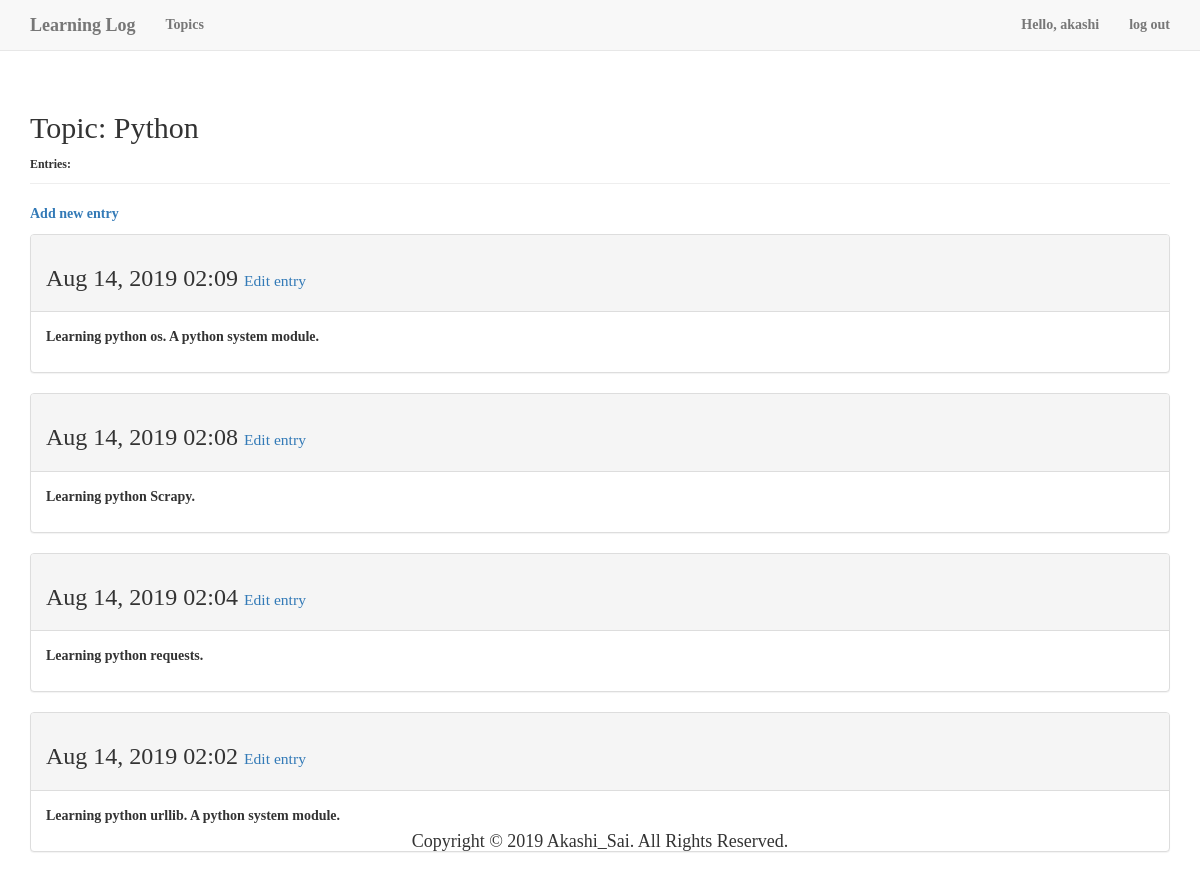
The app's page /note/topics/3 (signed in) with its own data.
### learning_logs/models.py (models this page shows, shortened)
class Topic(models.Model):
    text = models.CharField(max_length=200)
    date_added = models.DateTimeField(auto_now_add=True)
    owner = models.ForeignKey(User, on_delete=models.CASCADE)
    def __str__(self):
        return self.text

class Entry(models.Model):
    topic = models.ForeignKey(Topic, on_delete=models.CASCADE)
    text = models.TextField()
    date_added = models.DateTimeField(auto_now_add=True)
    class Meta:
        verbose_name_plural = 'entries'

### learning_logs/views.py (the view)
# urls.py: path('topics/<int:topic_id>', learning_logs.views.get_entry_page, name='topics'),
@login_required()
def get_entry_page(request, topic_id):
    topic = Topic.objects.get(id=topic_id)
    if topic.owner != request.user:
        raise Http404
    entries = topic.entry_set.order_by('-date_added')
    context = {
        'topic': topic,
        'entries': entries
    }
    return render(request, 'learning_logs/topic.html', context)

### learning_logs/templates/learning_logs/topic.html (shortened to what this page needs)
{% load bootstrap3 %}
<!DOCTYPE html>
<html lang="zh-CN">
<head>
    {% bootstrap_css %}
</head>
<body>
<nav class="navbar navbar-default navbar-static-top">
    <div class="container">
        <div class="navbar-header">
            <a href="/note/index" class="navbar-brand">Learning Log</a>
        </div>
        <div id="navbar" class="navbar-collapse collapse">
            <ul class="nav navbar-nav">
                <li><a href="/note/topics">Topics</a></li>
            </ul>
            <ul class="nav navbar-nav navbar-right">
                {% if user.is_authenticated %}
                    <li><a href="#">Hello, {{ user.username }}</a></li>
                    <li><a href="/users/logout">log out</a></li>
                {% else %}
                    <li><a href="/users/register">register</a></li>
                    <li><a href="/users/login">log in</a></li>
                {% endif %}
            </ul>
        </div>
    </div>
</nav>
<div class="container">
    <div class="page-header">
        <h2>Topic: {{ topic }}</h2>
        <small>Entries:</small>
    </div>
</div>
<div class="container">
    <p><a href="/note/new_entry/{{ topic.id }}">Add new entry</a></p>
    {% for entry in entries %}
        <div class="panel panel-default">
            <div class="panel-heading">
                <h3>
                    {{ entry.date_added | date:'M d, Y H:i' }}
                    <small><a href="/note/edit_entry/{{ entry.id }}">Edit entry</a></small>
                </h3>
            </div>
            <div class="panel-body">
                {{ entry.text | linebreaks }}
            </div>
        </div>
    {% empty %}
        <li>There are no entries for this topic yet.</li>
    {% endfor %}
</div>
<footer class="footer">
    <h4>Copyright &copy; 2019 Akashi_Sai. All Rights Reserved.</h4>
</footer>
</body>
</html>

### learning_logs/templates/learning_logs/topic.html (style rules this page uses)
body { font-family: "plantc", "Source Han Serif", serif; font-weight: bolder; text-decoration: none; }
footer { position: absolute; bottom: 10px; left: 50%; transform: translateX(-50%); }

### records on screen
Topic: text "Python"
Entry: date_added "Aug 14, 2019 02:09", text "Learning python os. A python system module."
Entry: date_added "Aug 14, 2019 02:08", text "Learning python Scrapy."
Entry: date_added "Aug 14, 2019 02:04", text "Learning python requests."
Entry: date_added "Aug 14, 2019 02:02", text "Learning python urllib. A python system module."

### other values on screen
{{ user.username }} "akashi"
